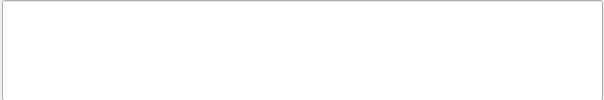
<?xml version="1.0" encoding="UTF-8"?>
<ui version="4.0">
 <class>mainWindow</class>
 <widget class="QWidget" name="mainWindow">
  <property name="geometry">
   <rect>
    <x>0</x>
    <y>0</y>
    <width>604</width>
    <height>100</height>
   </rect>
  </property>
  <property name="minimumSize">
   <size>
    <width>604</width>
    <height>100</height>
   </size>
  </property>
  <property name="maximumSize">
   <size>
    <width>604</width>
    <height>100</height>
   </size>
  </property>
  <property name="windowTitle">
   <string>Form</string>
  </property>
  <widget class="QLineEdit" name="lineEdit">
   <property name="geometry">
    <rect>
     <x>2</x>
     <y>0</y>
     <width>601</width>
     <height>101</height>
    </rect>
   </property>
   <property name="minimumSize">
    <size>
     <width>601</width>
     <height>101</height>
    </size>
   </property>
   <property name="maximumSize">
    <size>
     <width>601</width>
     <height>101</height>
    </size>
   </property>
   <property name="font">
    <font>
     <pointsize>28</pointsize>
    </font>
   </property>
  </widget>
 </widget>
 <resources/>
 <connections/>
</ui>
